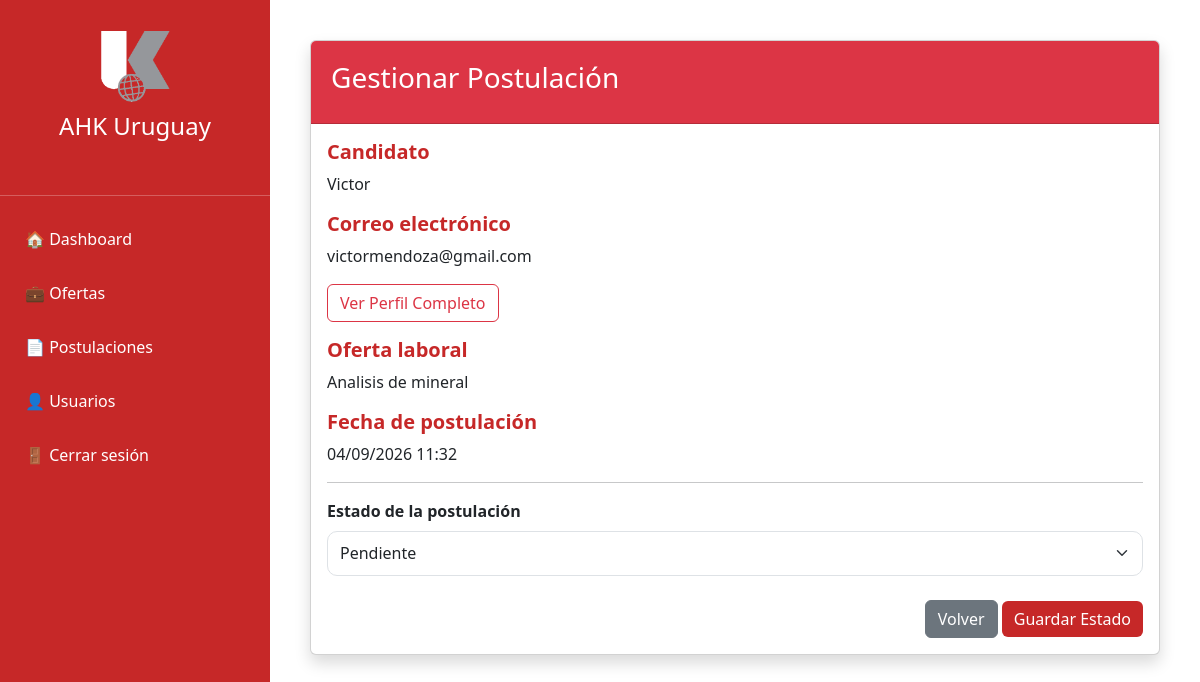
The app's page /admin/postulaciones/cambiar_estado.php?id=4 (signed in) with its own data.
### tables this page shows
CREATE TABLE `postulaciones` (
  `id` int(11) NOT NULL,
  `id_usuario` int(11) NOT NULL,
  `id_oferta` int(11) NOT NULL,
  `fecha_postulacion` datetime DEFAULT NULL,
  `estado` varchar(30) DEFAULT NULL
);

CREATE TABLE `usuarios` (
  `id` int(100) NOT NULL,
  `nombre` varchar(100) NOT NULL,
  `apellido` varchar(100) NOT NULL,
  `telefono` varchar(20) NOT NULL,
  `correo` varchar(150) NOT NULL,
  `contrasena` varchar(255) NOT NULL
);

CREATE TABLE `ofertas_laborales` (
  `id` int(11) NOT NULL,
  `titulo` varchar(150) NOT NULL,
  `empresa` varchar(150) DEFAULT NULL,
  `ubicacion` varchar(100) DEFAULT NULL,
  `modalidad` varchar(50) DEFAULT NULL,
  `salario` varchar(50) DEFAULT NULL,
  `descripcion` text DEFAULT NULL,
  `requisitos` text DEFAULT NULL,
  `fecha_publicacion` date DEFAULT NULL
);

### admin/postulaciones/cambiar_estado.php (the view, shortened to what this page needs)
<?php
$conn = conectar();
$id = intval($_GET["id"]);
$sql = "
SELECT
postulaciones.id,
postulaciones.id_usuario,
postulaciones.estado,
postulaciones.fecha_postulacion,
usuarios.nombre,
usuarios.correo,
ofertas_laborales.titulo
FROM postulaciones
INNER JOIN usuarios
ON postulaciones.id_usuario = usuarios.id
INNER JOIN ofertas_laborales
ON postulaciones.id_oferta = ofertas_laborales.id
WHERE postulaciones.id = ?
";
$stmt = $conn->prepare($sql);
$stmt->bind_param("i",$id);
$stmt->execute();
$resultado = $stmt->get_result();
$postulacion = $resultado->fetch_assoc();
?>
<!DOCTYPE html>
<html lang="es">
<head>
<link href="https://cdn.jsdelivr.net/npm/bootstrap@5.3.8/dist/css/bootstrap.min.css"
rel="stylesheet">
<link rel="stylesheet"
href="../css/admin.css">
</head>
<body>
<div class="d-flex">
<div class="sidebar">
<div class="logo">
<img src="../../assets/img/logo.png">
<h4>
AHK Uruguay
</h4>
</div>
<hr>
<a href="../dashboard.php">
🏠 Dashboard
</a>
<a href="../ofertas/listar_ofertas.php">
💼 Ofertas
</a>
<a href="listar_postulaciones.php">
📄 Postulaciones
</a>
<a href="../usuarios/listar_usuarios.php">
👤 Usuarios
</a>
<a href="../logout.php">
🚪 Cerrar sesión
</a>
</div>
<div class="contenido">
<div class="card shadow">
<div class="card-header bg-danger text-white">
<h3>
Gestionar Postulación
</h3>
</div>
<div class="card-body">
<div class="mb-3">
<h5>
Candidato
</h5>
<p>
<?php echo $postulacion["nombre"]; ?>
</p>
</div>
<div class="mb-3">
<h5>
Correo electrónico
</h5>
<p>
<?php echo $postulacion["correo"]; ?>
</p>
</div>
<a
href="../usuarios/ver_perfil.php?id=<?php echo $postulacion["id_usuario"]; ?>"
class="btn btn-outline-danger mb-3">
Ver Perfil Completo
</a>
<div class="mb-3">
<h5>
Oferta laboral
</h5>
<p>
<?php echo $postulacion["titulo"]; ?>
</p>
</div>
<div class="mb-3">
<h5>
Fecha de postulación
</h5>
<p>
<?php
echo date(
"d/m/Y H:i",
strtotime($postulacion["fecha_postulacion"])
);
?>
</p>
</div>
<hr>
<form action="guardar_estado.php"
method="POST">
<label class="form-label fw-bold">
Estado de la postulación
</label>
<select
name="estado"
class="form-select mb-4">
<option value="Pendiente"
<?php
if($postulacion["estado"]=="Pendiente")
echo "selected";
?>>
Pendiente
</option>
</select>
<div class="text-end">
<a
href="listar_postulaciones.php"
class="btn btn-secondary">
Volver
</a>
<button
type="submit"
class="btn btn-danger">
Guardar Estado
</button>
</div>
</form>
</div>
</div>
</div>
</div>
</body>
</html>

### admin/css/admin.css (style rules this page uses)
.sidebar { width:270px; min-height:100vh; background:#c62828; color:white; position:fixed; }
.logo { text-align:center; padding:30px 15px; }
.logo img { width:80px; margin-bottom:10px; }
.sidebar a { display:block; color:white; text-decoration:none; padding:15px 25px; transition:.3s; font-weight:500; }
.contenido { margin-left:270px; padding:40px; width:100%; }
.form-label { font-weight:600; }
.form-control, .form-select { border-radius:10px; min-height:45px; }
.card-header { padding:20px; }
.contenido h5 { color: #c62828; font-weight: 600; }
.btn-danger { background:#c62828; border:none; transition:.3s; }

### records on screen
postulaciones: id_usuario.nombre "Victor", id_usuario.correo "victormendoza@gmail.com", id_oferta.titulo "Analisis de mineral", fecha_postulacion "04/09/2026 11:32", estado "Pendiente"
